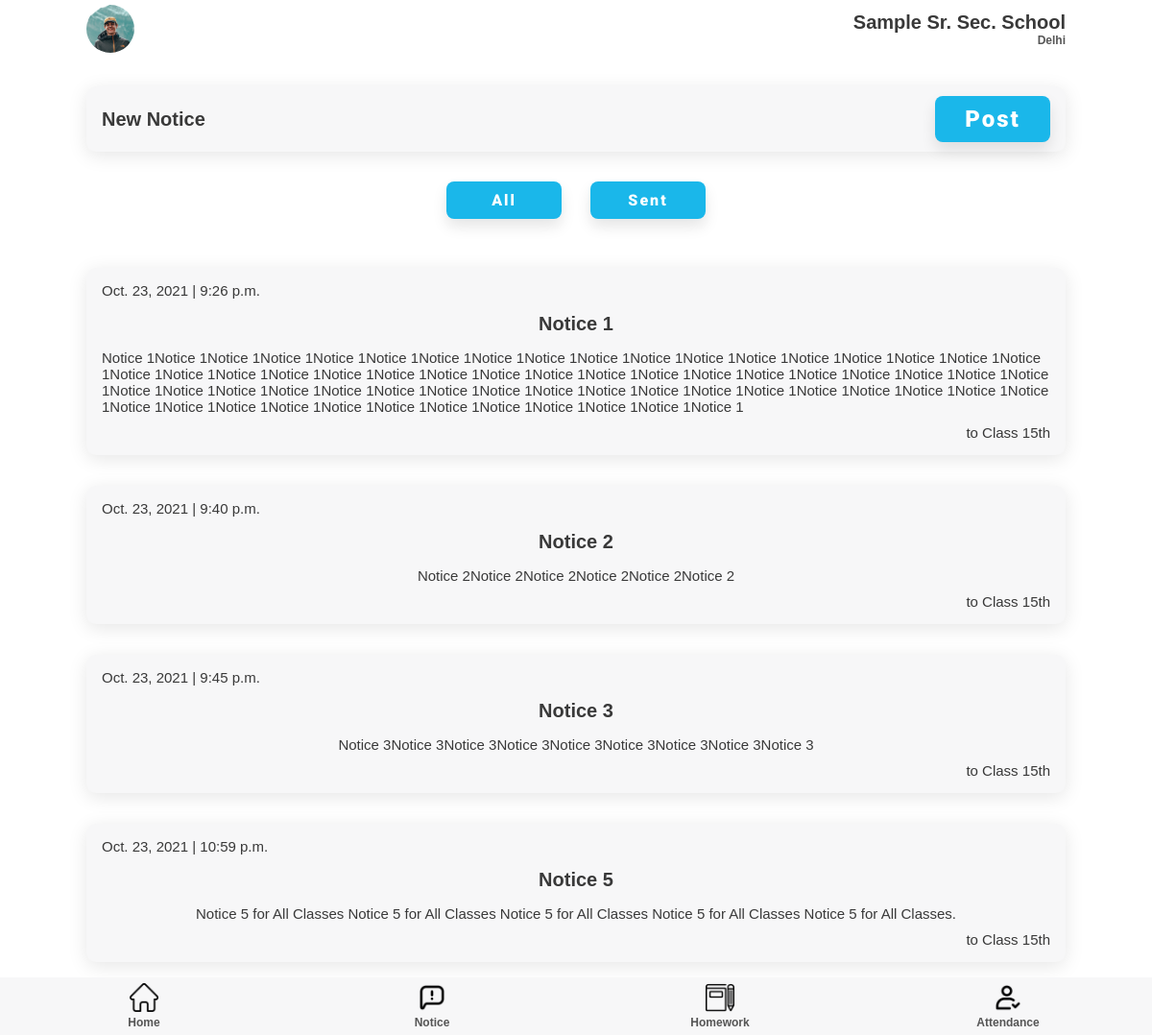
The app's page /notice/teacher/showNotice/ (signed in) with its own data.
### notice/models.py (models this page shows)
class receiver(models.Model):
        note = models.ForeignKey(notice, on_delete=models.PROTECT)
        receiver = models.ForeignKey(classSection, on_delete=models.PROTECT)

class notice(models.Model):
        topic = models.CharField(max_length=200)
        desc = models.CharField(max_length=2000)
        date = models.DateTimeField(auto_now=True)

### teacher/models.py (models this page shows)
class classSection(models.Model):
    Class = models.IntegerField()
    section = models.CharField(max_length=50)
    teacher = models.OneToOneField(teacher, on_delete=models.PROTECT)

### notice/views.py (the view)
# urls.py: path('teacher/showNotice/', views.showNotice, name='showNotice'),
def showNotice(request):
    teacherobj = teacher.objects.get(user = request.user)
    classobj = classSection.objects.get(teacher = teacherobj)
    receivers = receiver.objects.filter(receiver = classobj)
    return render(request, 'addNotice.html', {'receivers': receivers})

### templates/teacher/addNotice.html
{% extends 'attendance.html' %}
{% load static %}
{% block extra-head %}
    <link rel="stylesheet" href="{% static '/css/style.css' %}" />
    <link rel="stylesheet" href="{% static '/css/attendance.css' %}" />
    <link rel="stylesheet" href="{% static '/css/notice.css' %}" />
{% endblock extra-head %}
{% block content %}
<section id="main">
      <section id="start-att">
        <div class="component-back">
          <div>
            <h2>New Notice</h2>
          </div>
          <a href="{% url 'notice:createNotice' %}"
            ><button class="btn btn-lg">Post</button></a
          >
        </div>
      </section>
      <section class="notice-toggle">
        <div class="notice-buttons">
          <button class="btn btn-md">All</button>
          <button class="btn btn-md">Sent</button>
        </div>
      </section>
      <section id="home-menu">
        <div class="home-menu">
          {% for receiver in receivers %}
          <div class="menu-list notice-list">
            <p>{{ receiver.note.date.date }} | {{ receiver.note.date.time }}</p>
            <h2>{{ receiver.note.topic }}</h2>
            <p>
              {{ receiver.note.desc }}
            </p>
            <p>to Class {{ receiver.receiver.Class }}th</p>
          </div>
          {% endfor %}
        </div>
      </section>
</section>
{% endblock content %}

### static/css/style.css (style rules this page uses)
:root { --dark-green: #1ab7ea; --light-green: #9cdabd; --dark-red: #fb3f4a; --light-red: #fb878e; --light-red: #2196f3; --light-grey: #f7f7f8; --dark-grey: #e7e7e8; --dark: #393939; --faded: #555555; --center-width: 85%; }
* { box-sizing: border-box; margin: 0; padding: 0; }
body { font-family: "Arial", sans-serif; -webkit-font-smoothing: antialiased; }
a { text-decoration: none; }
* { margin: 0; padding: 0; }
#main { margin: auto; margin-bottom: 60px; width: 100%; background-color: #fff; }
.home-menu, .goto { margin: 35px auto 0; width: var(--center-width); display: flex; flex-direction: column; justify-content: space-between; }
.menu-list, .component-back { background-color: var(--light-grey); border-radius: 10px; display: flex; justify-content: space-between; align-items: center; margin: 1em 0; padding: 10px 16px; transition: all 0.5s ease 0s; box-shadow: 0px 4px 20px rgba(0, 0, 0, 0.1); }
.btn { display: inline-block; background: var(--dark-green); color: #fff; padding: 10px 15px; min-width: 120px; font-size: 1rem; text-align: center; border: none; cursor: pointer; outline: none; box-shadow: 0px 8px 15px rgba(0, 0, 0, 0.1); transition: all 0.3s ease 0s; border-radius: 8px; letter-spacing: 2px; font-family: "Roboto", sans-serif; font-weight: 900; }
.btn-lg { font-size: 1.5rem; }
.btn-md { font-size: 1rem; }
p { color: var(--dark); font-size: 15px; font-weight: 300; }
h2 { color: var(--dark); text-transform: capitalize; font-size: 20px; font-weight: 600; }

### static/css/attendance.css (style rules this page uses)
#start-att { width: 85%; margin: auto; }

### static/css/notice.css (style rules this page uses)
.notice-list { flex-direction: column; }
.notice-list > p:nth-child(1) { align-self: baseline; }
.notice-list > p:nth-child(4) { align-self: end; }
.notice-list > * { margin: 5px 0px; }
.notice-list h2 { margin: 10px 0; }
.notice-toggle { margin: auto; }
.notice-buttons { display: flex; justify-content: center; }
.notice-toggle .notice-buttons .btn { margin: 15px 15px 0 15px; }

### records on screen
receiver: note "Oct. 23, 2021", note.date.time "9:26 p.m.", note.topic "Notice 1", note.desc "Notice 1Notice 1Notice 1Notice 1Notice 1Notice 1Notice 1Notice 1Notice 1Notice 1Notice 1Notice 1Notice 1Notice 1Notice 1Notice 1Notice 1Notice 1Notice 1Notice 1Notice 1Notice 1Notice 1Notice 1Notice 1Notice 1Notice 1Notice 1Notice 1Notice 1Notice 1Notice 1Notice 1Notice 1Notice 1Notice 1Notice 1Notice 1Notice 1Notice 1Notice 1Notice 1Notice 1Notice 1Notice 1Notice 1Notice 1Notice 1Notice 1Notice 1Notice 1Notice 1Notice 1Notice 1Notice 1Notice 1Notice 1Notice 1Notice 1Notice 1Notice 1Notice 1Notice 1Notice 1Notice 1Notice 1", receiver.Class "15"
receiver: note "Oct. 23, 2021", note.date.time "9:40 p.m.", note.topic "Notice 2", note.desc "Notice 2Notice 2Notice 2Notice 2Notice 2Notice 2", receiver.Class "15"
receiver: note "Oct. 23, 2021", note.date.time "9:45 p.m.", note.topic "Notice 3", note.desc "Notice 3Notice 3Notice 3Notice 3Notice 3Notice 3Notice 3Notice 3Notice 3", receiver.Class "15"
receiver: note "Oct. 23, 2021", note.date.time "10:59 p.m.", note.topic "Notice 5", note.desc "Notice 5 for All Classes Notice 5 for All Classes Notice 5 for All Classes Notice 5 for All Classes Notice 5 for All Classes.", receiver.Class "15"
